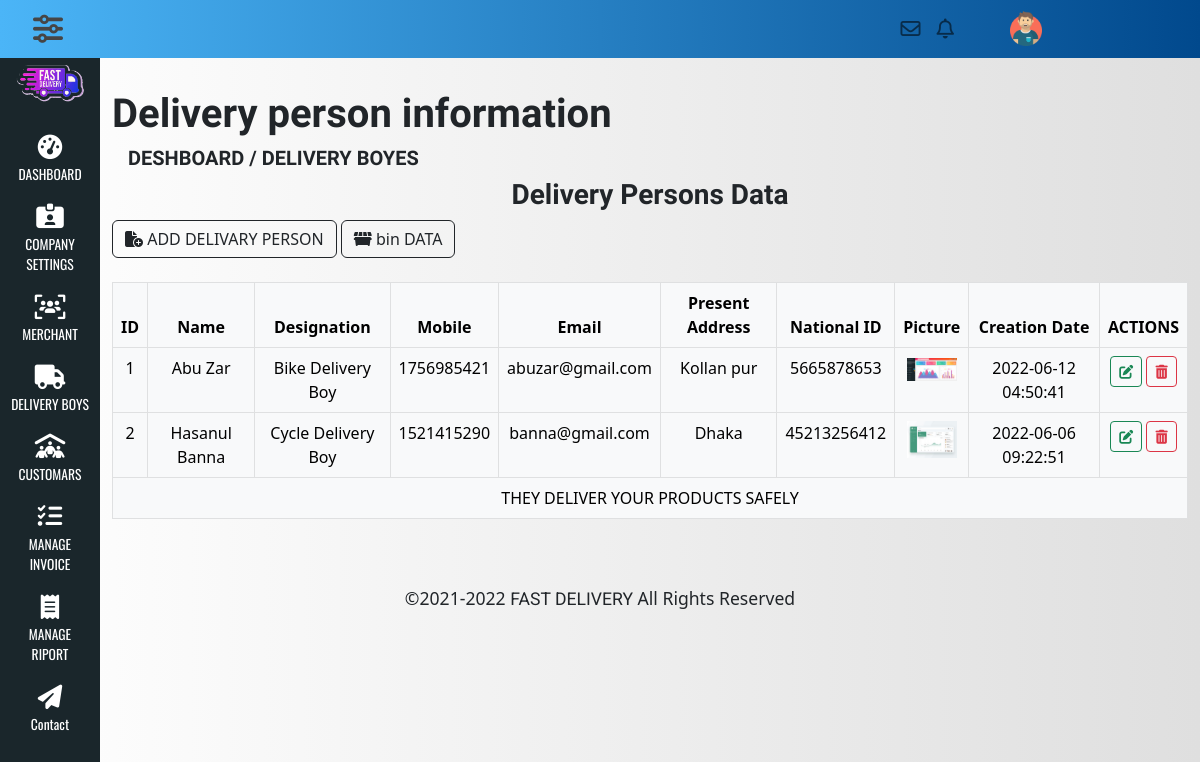
Screenshot of /admin/delivery_person.php (signed in) with the database file from the repository.
### tables this page shows
CREATE TABLE `delivery_person` (
  `delivery_id` int(11) NOT NULL,
  `name` varchar(100) NOT NULL,
  `designation` varchar(200) NOT NULL,
  `mobile` int(15) NOT NULL,
  `email` varchar(50) NOT NULL,
  `present_address` varchar(200) NOT NULL,
  `national_id` varchar(100) NOT NULL,
  `picture` varchar(100) NOT NULL,
  `creation_date` timestamp NOT NULL DEFAULT CURRENT_TIMESTAMP ON UPDATE CURRENT_TIMESTAMP
);

### admin/delivery_person.php (the view, shortened to what this page needs)
<?php require_once "../header.php";
        require_once "../connection.php";
?>
<div class="col-md-11 main-content">
    <div class="row">
        <div class="col-md-12">
            <div class="deshheader">
                <h1>Delivery person information</h1>
                <h5 class="ms-3">DESHBOARD / DELIVERY BOYES</h5>
            </div>
        </div>
    </div>
        <div class="row ">
            <div class="col-md-12 g-0">
                <h3 class="text-center">Delivery Persons Data</h3>
            </div>
        </div>
        <div class="row">
            <div class="col-md-12">
                <a data-bs-toggle="modal" data-bs-target="#formid" href="#" class="btn btn-outline-dark"><i class="fa-solid fa-file-circle-plus"></i> ADD DELIVARY PERSON</a>
                <a href="#" class="btn btn-outline-dark"><i class="fa-solid fa-dumpster"></i> bin DATA</a>
                <div class="table-responsive">
                <table class="table table-light table-hover text-center table-bordered mt-4">
                    <thead>
                        <tr>
                            <th>ID</th>
                            <th>Name</th>
                            <th>Designation</th>
                            <th>Mobile</th>
                            <th>Email</th>
                            <th>Present Address</th>
                            <th>National ID</th>
                            <th>Picture</th>
                            <th>Creation Date</th>
                            <th colspan="2">ACTIONS</th>
                        </tr>
                    </thead>
                    <tbody>
                         <?php
                                $x=1;
                                $sql="SELECT * FROM delivery_person";
                                $query= mysqli_query($link, $sql);
                                while($row=mysqli_fetch_array($query)){
                                ?>
                        <tr>
                            <td><?php echo $x++; ?></td>
                            <td><?php echo $row['name']?></td>
                            <td><?php echo $row['designation']?></td>
                            <td><?php echo $row['mobile']?></td>
                            <td><?php echo $row['email']?></td>
                            <td><?php echo $row['present_address']?></td>
                            <td><?php echo $row['national_id']?></td>
                            <td><img src="deliveryPersonImg/<?=$row['picture']?>" alt="" width="50"></td>
                            <td><?php echo $row['creation_date']?></td>
                            <td>
                                <a class="btn btn-outline-success btn-sm" href="delivery_person_edit.php?edit=<?php echo $row['delivery_id']?>"><i class="fa-solid fa-pen-to-square"></i></a>
                                <a class="btn btn-outline-danger btn-sm" href="delivery_person.php?deleteid=<?php echo $row['delivery_id']?>"><i class="fa-solid fa-trash-can"></i></a>
                            </td>
                        </tr>
                        <?php
                            }
                        ?>
                    </tbody>
                    <tfoot>
                        <tr>
                            <td colspan="10">THEY DELIVER YOUR PRODUCTS SAFELY</td>
                        </tr>
                    </tfoot>
                </table>
            </div>
        </div>
    </div>
</div>
<?php require_once "../footer.php"; ?>

### css/style.css (style rules this page uses)
* { margin: 0; padding: 0; }
body { background-image: linear-gradient(to right, #ffffff, #dfdfdf); }
h1, h2, h3, h4, h5, h6 { font-family: 'Tiro Devanagari Sanskrit', serif; font-weight: bold; }
a, a:hover, a:focus { font-family: 'Roboto', sans-serif; color: inherit; text-decoration: none; transition: all 0.3s; }
i, span { display: inline-block; }
.main-content { margin-top: 90px; margin-bottom: 50px; }

### rows the page displays
delivery_person: name "Abu Zar", designation "Bike Delivery Boy", mobile "1756985421", email "abuzar@gmail.com", present_address "Kollan pur", national "5665878653", picture (picture), creation_date "2022-06-12 04:50:41"
delivery_person: name "Hasanul Banna", designation "Cycle Delivery Boy", mobile "1521415290", email "banna@gmail.com", present_address "Dhaka", national "45213256412", picture (picture), creation_date "2022-06-06 09:22:51"
